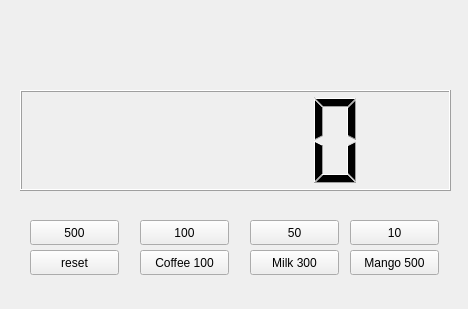
<?xml version="1.0" encoding="UTF-8"?>
<ui version="4.0">
 <class>Widget</class>
 <widget class="QWidget" name="Widget">
  <property name="geometry">
   <rect>
    <x>0</x>
    <y>0</y>
    <width>468</width>
    <height>309</height>
   </rect>
  </property>
  <property name="windowTitle">
   <string>Widget</string>
  </property>
  <widget class="QLCDNumber" name="lcdNumber">
   <property name="geometry">
    <rect>
     <x>20</x>
     <y>90</y>
     <width>431</width>
     <height>101</height>
    </rect>
   </property>
  </widget>
  <widget class="QPushButton" name="pb500">
   <property name="geometry">
    <rect>
     <x>30</x>
     <y>220</y>
     <width>89</width>
     <height>25</height>
    </rect>
   </property>
   <property name="text">
    <string>500</string>
   </property>
  </widget>
  <widget class="QPushButton" name="pb100">
   <property name="geometry">
    <rect>
     <x>140</x>
     <y>220</y>
     <width>89</width>
     <height>25</height>
    </rect>
   </property>
   <property name="text">
    <string>100</string>
   </property>
  </widget>
  <widget class="QPushButton" name="pb10">
   <property name="geometry">
    <rect>
     <x>350</x>
     <y>220</y>
     <width>89</width>
     <height>25</height>
    </rect>
   </property>
   <property name="text">
    <string>10</string>
   </property>
  </widget>
  <widget class="QPushButton" name="pb50">
   <property name="geometry">
    <rect>
     <x>250</x>
     <y>220</y>
     <width>89</width>
     <height>25</height>
    </rect>
   </property>
   <property name="text">
    <string>50</string>
   </property>
  </widget>
  <widget class="QPushButton" name="pbCoffee">
   <property name="geometry">
    <rect>
     <x>140</x>
     <y>250</y>
     <width>89</width>
     <height>25</height>
    </rect>
   </property>
   <property name="text">
    <string>Coffee 100</string>
   </property>
  </widget>
  <widget class="QPushButton" name="pbMilk">
   <property name="geometry">
    <rect>
     <x>250</x>
     <y>250</y>
     <width>89</width>
     <height>25</height>
    </rect>
   </property>
   <property name="text">
    <string>Milk 300</string>
   </property>
  </widget>
  <widget class="QPushButton" name="pbMango">
   <property name="geometry">
    <rect>
     <x>350</x>
     <y>250</y>
     <width>89</width>
     <height>25</height>
    </rect>
   </property>
   <property name="text">
    <string>Mango 500</string>
   </property>
  </widget>
  <widget class="QPushButton" name="pbReset">
   <property name="geometry">
    <rect>
     <x>30</x>
     <y>250</y>
     <width>89</width>
     <height>25</height>
    </rect>
   </property>
   <property name="text">
    <string>reset</string>
   </property>
  </widget>
 </widget>
 <layoutdefault spacing="6" margin="11"/>
 <resources/>
 <connections/>
</ui>
